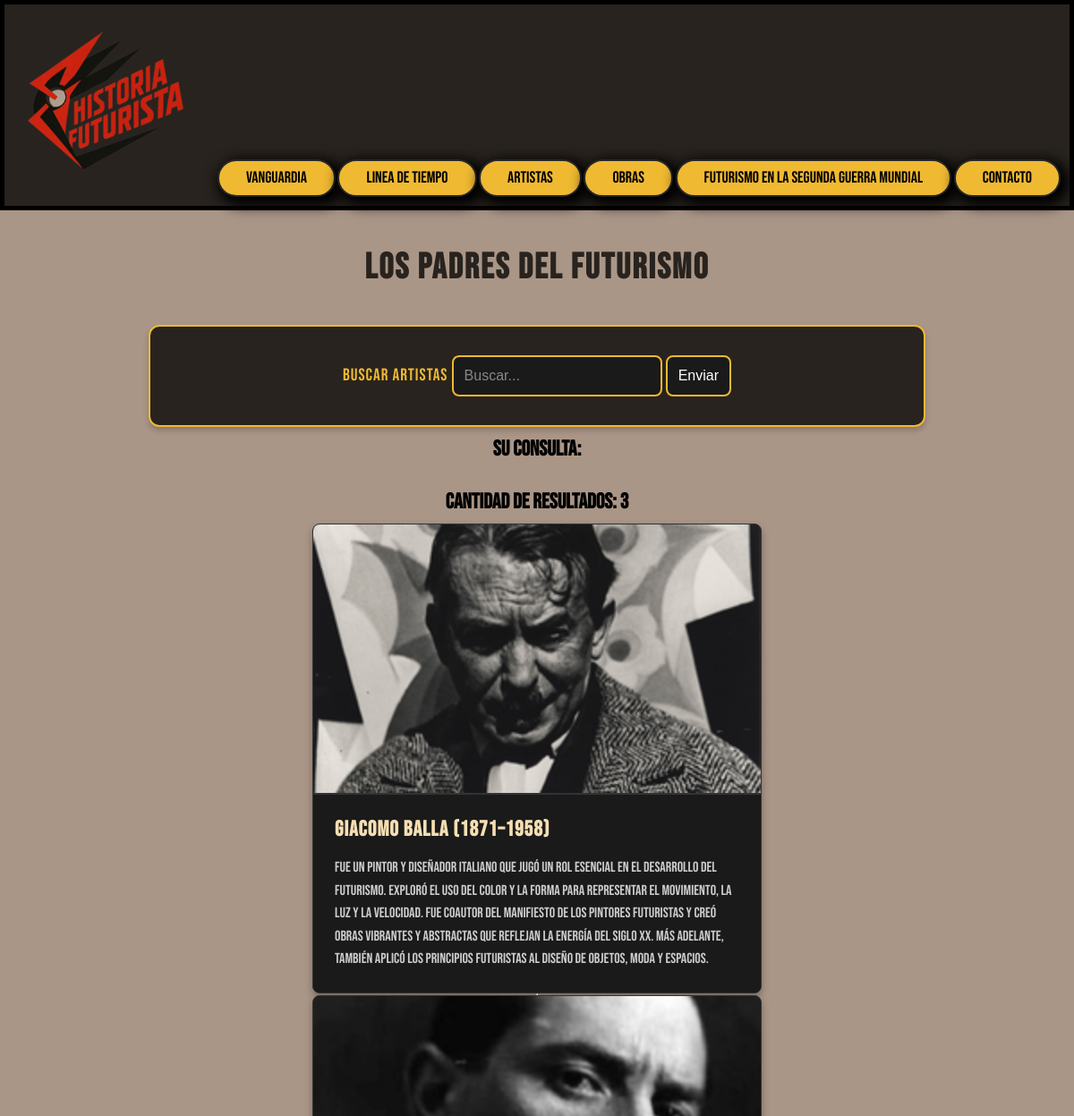
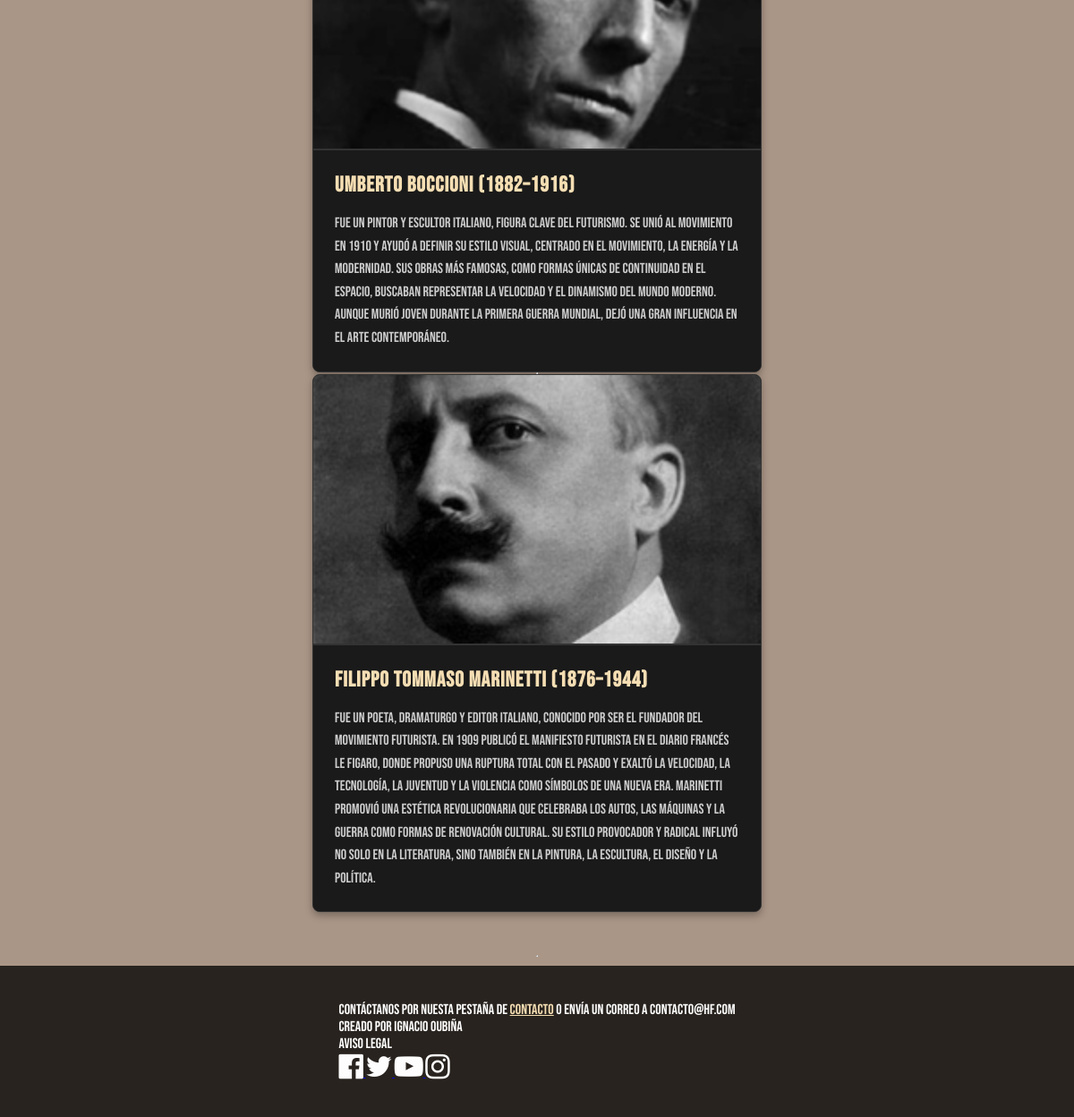
The app's page /resultados.php with its own data (2 pictures, top to bottom).
### tables this page shows
CREATE TABLE `artistas` (
  `id` int(8) NOT NULL,
  `nombre` varchar(255) NOT NULL,
  `bio` text NOT NULL
);

### resultados.php (the view, shortened to what this page needs)
<!doctype html>
<html>
<head>
    <link rel="stylesheet" href="estilos.css">
    <link rel="stylesheet"href="https://cdnjs.cloudflare.com/ajax/libs/font-awesome/4.7.0/css/font-awesome.min.css">
    </head>
<body>
    <header>
      <div class="logo">
         <a href="index.html"><img src="img/logo.png"></a>
      </div>
        <nav id="navegador">
          <div class="boton">
               <a href="vanguardia.html">Vanguardia</a>
              </div>
          <div class="boton">
              <a href="linea de tiempo.html">Linea de Tiempo</a>
              </div>
          <div class="boton">
              <a href="artistas.html">Artistas</a>
              </div>
              <div class="boton">
                <a href="obras.html">Obras</a>
                </div>
                <div class="boton">
                  <a href="futu_ww2.html">Futurismo en la segunda guerra mundial</a>
                  </div>
                  <div class="boton">
                    <a href="contacto.html">Contacto</a>
                    </div>
        </nav>
    </header>
  <div class="h2">
    <h2>Los padres del Futurismo</h2>
  </div>
<div class="form">
  <div class="form-group">
  <form action="resultados.php" method="post">
    <label>Buscar Artistas
    <input type="search" name="buscar" placeholder="Buscar..." />
    <input type="submit" value="Enviar">
    </label>
    </form>
  </div>
</div>
	<section>
    <h1 style= "padding: 10px;
    display: flex;
    justify-content: center;
     ">
<?php
	include('conectar.php');
	$buscar = $_POST['buscar'];
  	echo "Su consulta: <em>".$buscar."</em><br>";
	$consulta = mysqli_query($conexion, "SELECT * FROM artistas WHERE nombre LIKE '%$buscar%'");
?>
</h1>
<article style="    width: 60%;
    margin: 0 auto;
    padding: 10px;
    justify-items: center;">
   <h2 style="padding: 10px">
	<p>Cantidad de Resultados:
	<?php
		$nros=mysqli_num_rows($consulta);
		echo $nros;
	?>
	</p>
    </h2>
	<?php
		while($resultados=mysqli_fetch_array($consulta)) {
	?>
    <p>
    <?php
			echo $resultados['bio'] . "";
	?>
    </p>
    <hr/>
    <?php
		}
	?>
</article>
</section>
<footer>
  <div class="redes">
    <p>Contáctanos por nuesta pestaña de <a href="contacto.html" style="color:wheat";>Contacto</a> o envía un correo a contacto@HF.com</p>
    <p>Creado por Ignacio Oubiña</p>
    <p>Aviso legal</p>
    <a href="https:/www.facebook.com/" ; target="_blank">
      <i
        class="fa fa-facebook-official fa-2x fa-inverse"style="color:rgb(253, 253, 253)";
        aria-hidden="true"
      >
    </i>
    </a>
    <a href="https:/www.twitter.com/" ; target="_blank">
      <i class="fa fa-twitter fa-2x fa-inverse"style="color:rgb(253, 253, 253)"; aria-hidden="true"></i>
    </a>
    <a href="https:/www.youtube.com/" ; target="_blank">
      <i class="fa fa-youtube-play fa-2x fa-inverse" style="color:rgb(253, 253, 253)"; aria-hidden="true"></i>
    </a>
    <a href="https:/instagram.com/" ; target="_blank">
      <i class="fa fa-instagram fa-2x fa-inverse"; style="color:rgb(255, 255, 255)"; aria-hidden="true"></i>
    </a>
  </div>
</body>
</html>

### estilos.css (style rules this page uses)
* { margin: 0; padding: 0; }
body { font-family: "Bebas Neue", sans-serif; font-weight: 400; font-style: normal; }
header { background: #28231e; border: 5px solid #000; }
body { background: #aa9687; }
header { display: flex; align-items: flex-end; justify-content: space-between; padding: 10px; box-sizing: border-box; }
nav a { color: rgb(0, 0, 0); text-decoration: none; margin: 10px; padding: 10px; }
.redes { color: white; text-decoration: none; margin: 10px; padding: 10px; }
footer { background-color: #28231e; display: flex; padding: 20px; flex-direction: row; justify-content: center; }
.boton { background-color: #f0b932; font-size: 18px; line-height: 18px; padding: 10px; border-radius: 50px; font-weight: normal; text-decoration: none; font-style: normal; font-variant: normal; text-transform: none; box-shadow: rgb(0, 0, 0) 5px 5px 15px 5px; border: 2px solid rgb(38, 39, 39); display: inline-block; }
.h2 { display: flex; color: rgb(0, 0, 0); justify-content: center; padding: 8px; }
.form { max-width: 800px; margin: auto; border: 1px solid black; padding: 20px; border-radius: 10px; display: flex; justify-content: center; }
.logo { overflow: hidden; }
.artists-row { display: flex; justify-content: space-around; gap: 2rem; margin-bottom: 3rem; }
.artist-card { flex: 1; max-width: 500px; background: #1a1a1a; border-radius: 8px; box-shadow: 0 4px 8px rgba(0,0,0,0.3); overflow: hidden; transition: transform 0.3s ease; border: 1px solid #333; }
.artist-image { width: 100%; height: 300px; overflow: hidden; border-bottom: 2px solid #333; }
.artist-image img { width: 100%; height: 100%; object-fit: cover; transition: transform 0.3s ease; }
.artist-info { padding: 1.5rem; background: #1a1a1a; }
.artist-info h3 { margin: 0 0 1rem 0; color: wheat; font-size: 1.5rem; font-family: 'Bebas Neue', sans-serif; letter-spacing: 1px; }
.artist-info p { margin: 0; color: #ccc; line-height: 1.6; }
.form { max-width: 800px; margin: 0 auto; background: #28231e; padding: 2rem; border-radius: 12px; box-shadow: 0 4px 6px rgba(0, 0, 0, 0.2); border: 2px solid #f0b932; }
.form-group { display: flex; flex-direction: column; gap: 0.5rem; }
.form-group label { font-family: 'Bebas Neue', sans-serif; font-size: 1.2rem; color: #f0b932; letter-spacing: 1px; }
.form-group input, .form-group select, .form-group textarea { padding: 12px; border: 2px solid #f0b932; border-radius: 8px; font-size: 1rem; transition: all 0.3s ease; background-color: #1a1a1a; color: #ffffff; }
.form-group input::placeholder, .form-group textarea::placeholder { color: #888; }
.h2 h2 { color: #28231e; font-size: 2.5rem; text-align: center; margin: 2rem 0; font-family: 'Bebas Neue', sans-serif; letter-spacing: 2px; text-transform: uppercase; }

### records on screen
artistas: bio (picture), bio "Giacomo Balla (1871–1958) Fue un pintor y diseñador italiano que jugó un rol esencial en el desarrollo del Futurismo. Exploró el uso del color y la forma para representar el movimiento, la luz y la velocidad. Fue coautor del Manifiesto de los Pintores Futuristas y creó obras vibrantes y abstractas que reflejan la energía del siglo XX. Más adelante, también aplicó los principios futuristas al diseño de objetos, moda y espacios."
artistas: bio (picture), bio "Umberto Boccioni (1882–1916) Fue un pintor y escultor italiano, figura clave del Futurismo. Se unió al movimiento en 1910 y ayudó a definir su estilo visual, centrado en el movimiento, la energía y la modernidad. Sus obras más famosas, como Formas únicas de continuidad en el espacio, buscaban representar la velocidad y el dinamismo del mundo moderno. Aunque murió joven durante la Primera Guerra Mundial, dejó una gran influencia en el arte contemporáneo."
artistas: bio (picture), bio "Filippo Tommaso Marinetti (1876–1944) Fue un poeta, dramaturgo y editor italiano, conocido por ser el fundador del movimiento futurista. En 1909 publicó el Manifiesto Futurista en el diario francés Le Figaro, donde propuso una ruptura total con el pasado y exaltó la velocidad, la tecnología, la juventud y la violencia como símbolos de una nueva era. Marinetti promovió una estética revolucionaria que celebraba los autos, las máquinas y la guerra como formas de renovación cultural. Su estilo provocador y radical influyó no solo en la literatura, sino también en la pintura, la escultura, el diseño y la política."

### other values on screen
$nros "3"
